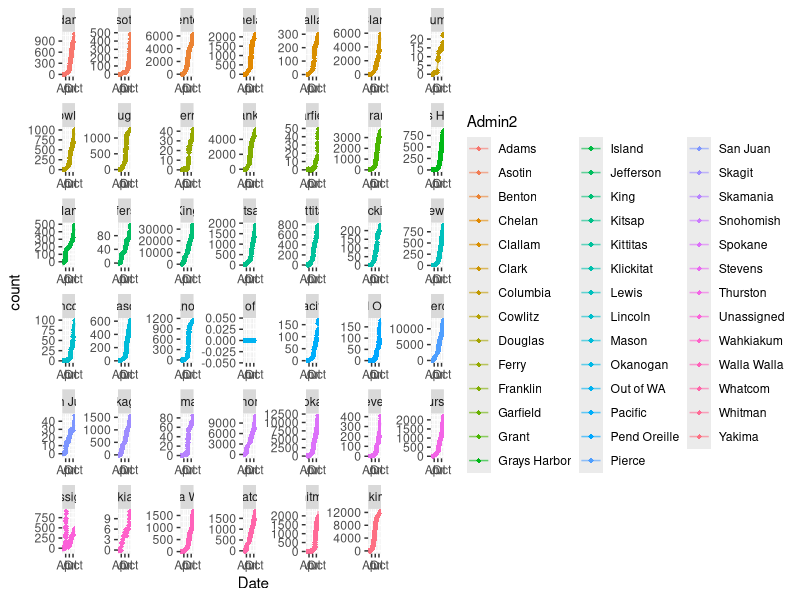
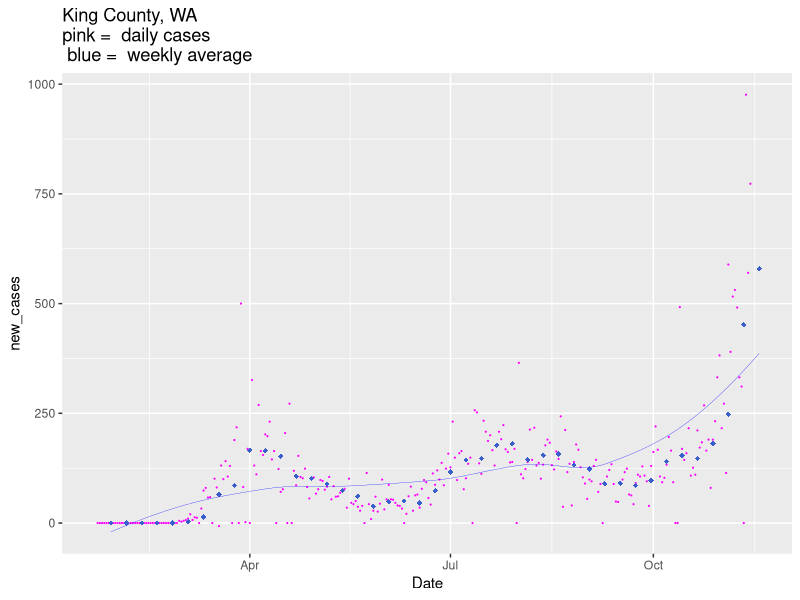
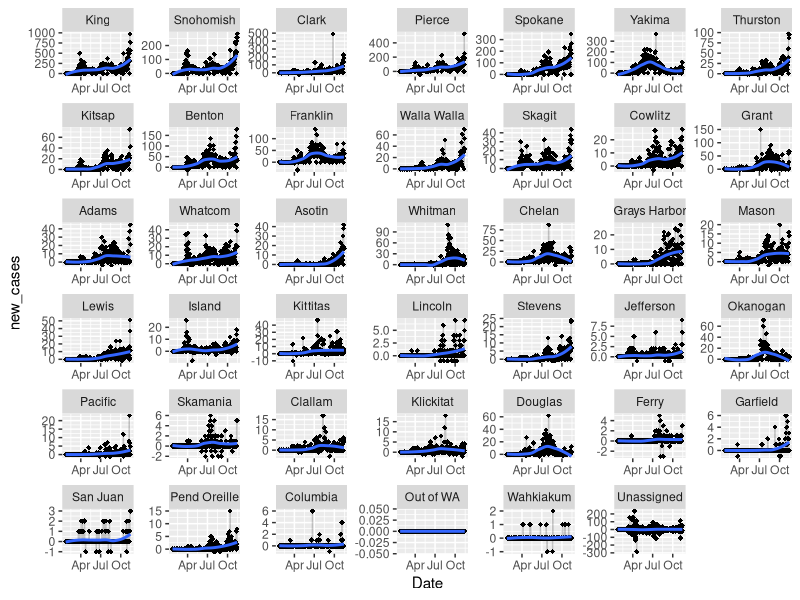

Source code (R) for these figures, in order: (Note: this script raises an error after producing the figures.)
library(tidyverse)
library(lubridate)
library(forcats)
library(viridis)
# read US Cases into Rstudio ----------------------------------------------

covid_cases_us <- read.csv(here::here("data","covid_US_cases_raw.csv"),stringsAsFactors = F)

# tidy up the data for graphing
recent_date <- colnames(covid_cases_us)[length(covid_cases_us)]
head(covid_cases_us)

str(covid_cases_us)

UID_dates<- covid_cases_us %>% select(UID,X1.22.20:recent_date) %>% gather(key = Date, value= count,-UID)

UID_info<- covid_cases_us %>% select(-c(X1.22.20:recent_date))

covid_US_cases_tidy<- left_join(UID_info,UID_dates,by="UID")

covid_US_cases_tidy<-covid_US_cases_tidy %>% mutate(Date=gsub("X","",Date))
str(covid_US_cases_tidy)

cols<- names(covid_US_cases_tidy[c(1:8,11)])

#Use lapply() to coerce and replace the chosen columns:
covid_US_cases_tidy[cols] <- lapply(covid_US_cases_tidy[cols], factor)  ## as.factor() could also be used
covid_US_cases_tidy$Date<- mdy(covid_US_cases_tidy$Date)
str(covid_US_cases_tidy)
#write.csv(covid_US_cases_tidy,file='./data/covid_US_cases_tidy.csv')



#covid_US_cases_tidy<- read.csv(file='./data/covid_US_cases_tidy.csv')

# list of counties in Washington

covid_US_cases_tidy %>% filter(Province_State=="Washington") %>% group_by(Admin2) %>%
  summarise(m=max(count)) %>% arrange(desc(m))

# total cumulative cases in Washington state, King and Spkane county

covid_US_cases_tidy %>% filter(Province_State=="Washington"#,
                               #Admin2=="King"|
                                # Admin2=="Spokane"|
                                 #Admin2=="Snohomish",count>01
                               ) %>%
  group_by(Admin2) %>%
  arrange(desc(Date)) %>% select(-c(iso2:FIPS,Country_Region)) %>% group_by(Date)%>%
  ggplot(aes(Date,count,color=Admin2))+geom_point(shape=18)+
  geom_line(stat='smooth',se=F,alpha=.6)+
  facet_wrap(~Admin2,scales='free')

new.cases <- c("Adams",'Benton','Grant', 'Clark', 'Franklin','Skagit','Spokane','Thurston','Walla Walla','Yakima',"King")

covid_US_cases_tidy %>% filter(#Date>today()-21,
                               Province_State=='Washington') %>%
  #filter(Admin2 == "King" |Admin2 %in% new.cases) %>%
  group_by(Admin2) %>%
  arrange(-desc(Date)) %>% select(-c(iso2:FIPS,Country_Region)) %>%
  mutate(count_lag=lag(count,1),new_cases=count-count_lag) %>% group_by(Date) %>%
  arrange(desc(Date),desc(new_cases)) %>%
  mutate(sort.Admin2=factor(Admin2))-> wa.new.cases#


# The following compares snohomish and king on average weekly new  --------

wa.new.cases %>% filter(Admin2=="King") %>% select(Admin2,count,count_lag,new_cases) %>% mutate(week=week(Date)) %>% group_by(week,Admin2)%>% summarise(mean_new=mean(new_cases,na.rm=T),sum_new=sum(new_cases,na.rm=T)) %>% mutate(d=ymd("2020-01-01")+weeks(week))->weekly_king

wa.new.cases %>% filter(Admin2=="King") %>% select(Admin2,count,count_lag,new_cases,Date) %>%
  mutate(week=week(Date)) %>%
  group_by(week,Admin2) %>%
  ggplot(aes(x=Date,y=new_cases))+
  geom_point(color='magenta',size=.1) +
    geom_point(data=weekly_king,aes(x=d,y=mean_new),
             color='royalblue3',
             shape=18,size=1.5)+
  geom_smooth(data=weekly_king,aes(x=d,y=mean_new),se = F, color='blue',          size=.1)+
  ggtitle("King County, WA\npink =  daily cases\n blue =  weekly average")


  wa.new.cases[,c(3,12)] <- lapply(wa.new.cases[,c(3,12)],function(x) factor(x))
lapply(wa.new.cases[,c('Admin2','sort.Admin2')], levels)
wa.new.cases[,12] <- factor(wa.new.cases$Admin2,levels = wa.new.cases$Admin2[1:41], ordered = T)

wa.new.cases %>%
  ggplot(aes(Date,new_cases))+
  geom_point(shape=18)+geom_line(alpha=.2)+geom_smooth(se=F)+
  facet_wrap(~sort.Admin2,scales = 'free')

# all us state and then some
drop_ship <- c("Diamond Princess","Grand Princess")
drop_state <- c("New Jersey","New York","Massachusetts","California",)
protest_states <- c("Minnesota","Texas","Colorado","Michigan","Illinois",
                    "Wisconsin","Ohio","Mississippi","North Carolina","Alabama","Arizona")

covid_US_cases_tidy %>%
  select(-c(iso2:FIPS,
            Admin2,
            Country_Region)) %>%
  group_by(Province_State,
           #Admin2,
           Date) %>%
  summarise(count = sum(count, na.rm = T)) %>%
  filter(Date > "2020-04-20", !Province_State %in% drop_ship) %>%
  #filter(!Province_State %in% drop_state) %>%
  #filter(Province_State %in% protest_states) %>%
  mutate(new_cases = count - lag(count)) %>%
  group_by(Date, Province_State) %>% arrange(desc(Date), desc(new_cases)) %>%
  mutate(sort_state = factor(Province_State))  -> tmp

  tmp[,c(1,5)] <- lapply(tmp[,c(1,5)],function(x) factor(x))
  lapply(tmp[,c('Province_State','sort_state')], levels)
  tmp[,5] <- factor(tmp$Province_State,levels = tmp$Province_State[1:56], ordered = T)

    tmp %>%
    ggplot(aes(x=Date,new_cases))+ geom_point(size=.2)+
  geom_line()+
  facet_wrap(~sort_state,scales = 'fixed')+
  ggtitle("new cases in the States since 4/21\nBlue simple linear regression, pink with , loess")+
  geom_smooth(method='lm',color='blue',se=F)+
geom_smooth(color='pink',size=.6)

